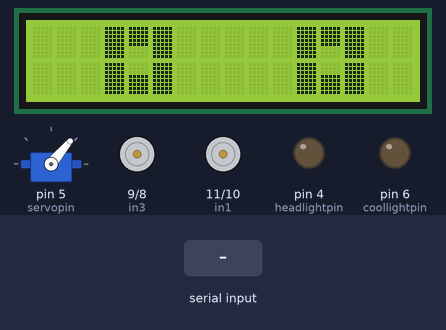
A sketch run on a simulated Arduino Uno, built with avr-gcc and run on an emulated ATmega328P. Shown: 16×2 character LCD, servo, motor-driver pin pairs drawn as motors (green arrow = first pin HIGH = forward, orange = second pin HIGH = backward, longer = more drive), output pins drawn as LEDs (lit = HIGH). The inputs (shaded band) are chosen by the test bench.

Above: at 1.2 s.
1.3 s: "F\n" received over the second serial link
At 5.6 s:
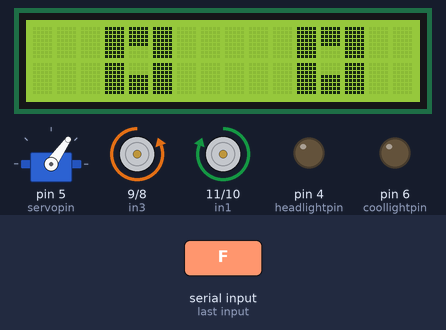
6.7 s: "B\n" received over the second serial link
At 7.9 s:
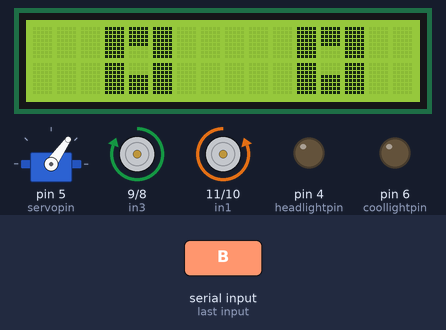
8.2 s: "R\n" received over the second serial link
At 9.5 s:
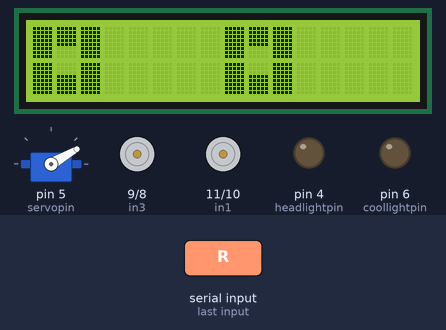
9.8 s: "L\n" received over the second serial link
At 10.8 s:
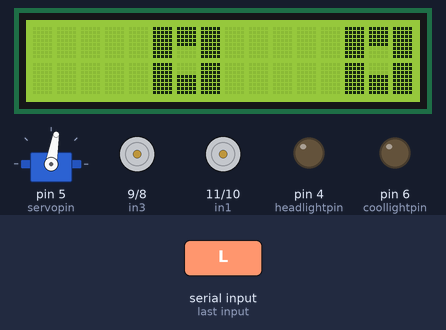
11.4 s: "G\n" received over the second serial link
At 12.0 s:
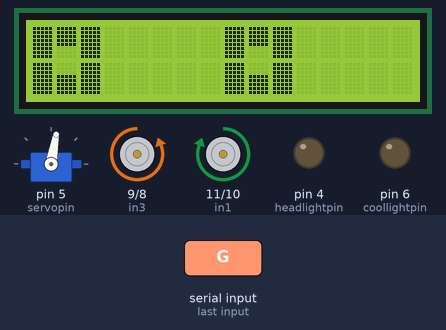
13.0 s: "H\n" received over the second serial link
At 14.4 s:
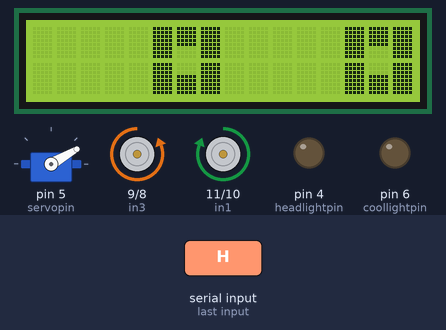
Timing chart, 0 to 15.6 s (numbered marks = the images above; inputs shaded):
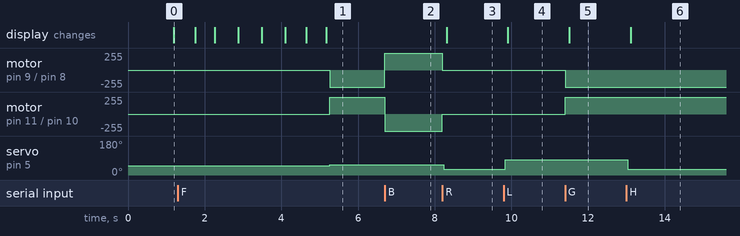

Measured:
- after the input at 1.3 s, motor on pin 9 (in3) / pin 8 (in4): stopped → backward 255/255 after 4.0 s; motor on pin 11 (in1) / pin 10 (in2): stopped → forward 255/255 after 4.0 s; servo on pin 5 (servopin): 50° → 55° after 4.0 s
- after the input at 6.7 s, motor on pin 9 (in3) / pin 8 (in4): backward 255/255 → forward 255/255 at once; motor on pin 11 (in1) / pin 10 (in2): forward 255/255 → backward 255/255 at once
- after the input at 8.2 s, motor on pin 9 (in3) / pin 8 (in4): forward 255/255 → stopped at once; motor on pin 11 (in1) / pin 10 (in2): backward 255/255 → stopped at once; servo on pin 5 (servopin): 55° → 30° at once; the display: changes after 0.11 s (image 3)
- after the input at 9.8 s, servo on pin 5 (servopin): 30° → 80° at once; the display: changes after 0.11 s (image 4)
- after the input at 11.4 s, motor on pin 9 (in3) / pin 8 (in4): stopped → backward 255/255 at once; motor on pin 11 (in1) / pin 10 (in2): stopped → forward 255/255 at once; the display: changes after 0.11 s (image 5)
- after the input at 13.0 s, servo on pin 5 (servopin): 80° → 30° at once; the display: changes after 0.11 s (image 6)

The sketch:

main_code_trail1.ino
```cpp
#include <Wire.h>
#include <Servo.h>
#include <SoftwareSerial.h>
#include <LiquidCrystal_I2C.h>

// set the LCD address to 0x27 for a 16 chars and 2 line display
LiquidCrystal_I2C lcd(0x27, 16, 2);
// create the software bluetooth thing
SoftwareSerial bluetoothSerial(2, 3);  // 2=Rx , 3=Tx of arduino
// variable for the custon eye
byte eye1[] = {B11111, B11111, B11111, B11111, B11111, B11111, B11111, B11111};
byte eye2[] = {B11111, B11111, B11111, B11111, B11111, B00000, B00000, B00000};
byte eye3[] = {B11111, B11111, B11111, B11111, B11111, B11111, B11111, B11111};
byte eye4[] = {B11111, B11111, B11111, B11111, B11111, B11111, B11111, B11111};
byte eye5[] = {B00000, B00000, B00000, B11111, B11111, B11111, B11111, B11111};
byte eye6[] = {B11111, B11111, B11111, B11111, B11111, B11111, B11111, B11111};

// motor control pins
int in1 = 11;
int in2 = 10;
int in3 = 9;
int in4 = 8;
String dir = "";
String predir = "";
char incomingChar;

//headlight pin
int headlightpin = 4;

//coollights pin
int coollightpin = 6;

// steering contorller servo
int servopin = 5;
Servo steerservo;

void showeye(int dt, int i = 1) {
  lcd.clear();
  lcd.createChar(1, eye1);
  lcd.setCursor(i + 2, 0);
  lcd.write(1);
  lcd.createChar(2, eye2);
  lcd.setCursor(i + 3, 0);
  lcd.write(2);
  lcd.createChar(3, eye3);
  lcd.setCursor(i + 4, 0);
  lcd.write(3);
  lcd.createChar(4, eye4);
  lcd.setCursor(i + 2, 1);
  lcd.write(4);
  lcd.createChar(5, eye5);
  lcd.setCursor(i + 3, 1);
  lcd.write(5);
  lcd.createChar(6, eye6);
  lcd.setCursor(i + 4, 1);
  lcd.write(6);

  lcd.createChar(1, eye1);
  lcd.setCursor(i + 10, 0);
  lcd.write(1);
  lcd.createChar(2, eye2);
  lcd.setCursor(i + 11, 0);
  lcd.write(2);
  lcd.createChar(3, eye3);
  lcd.setCursor(i + 12, 0);
  lcd.write(3);
  lcd.createChar(4, eye4);
  lcd.setCursor(i + 10, 1);
  lcd.write(4);
  lcd.createChar(5, eye5);
  lcd.setCursor(i + 11, 1);
  lcd.write(5);
  lcd.createChar(6, eye6);
  lcd.setCursor(i + 12, 1);
  lcd.write(6);

  delay(dt);
}
void eyeblink(int dt = 400) {
  lcd.clear();

  lcd.createChar(4, eye5);
  lcd.setCursor(3, 1);
  lcd.write(4);
  lcd.createChar(5, eye5);
  lcd.setCursor(4, 1);
  lcd.write(5);
  lcd.createChar(6, eye5);
  lcd.setCursor(5, 1);
  lcd.write(6);

  lcd.createChar(4, eye5);
  lcd.setCursor(11, 1);
  lcd.write(4);
  lcd.createChar(5, eye5);
  lcd.setCursor(12, 1);
  lcd.write(5);
  lcd.createChar(6, eye5);
  lcd.setCursor(13, 1);
  lcd.write(6);

  delay(dt);
}
void setup() {
  //initiallize the LCD and show the welcome thing
  lcd.init();
  lcd.backlight();

  //initialize the serial monitors
  bluetoothSerial.begin(9600);
  Serial.begin(9600);

  //initialize headlight pins
  pinMode(headlightpin, OUTPUT);

  //initialize cooollight pins
  pinMode(coollightpin, OUTPUT);

  //initiallize motor driver pins
  pinMode(in1, OUTPUT);
  pinMode(in2, OUTPUT);
  pinMode(in3, OUTPUT);
  pinMode(in4, OUTPUT);
  //initiallize the servo
  steerservo.attach(servopin);
  steerservo.write(50);
}
int start = 1;

void loop() {
  if (start == 1) {
    lcd.clear();
    lcd.setCursor(2, 0);
    lcd.print("LETSSS GOOO!");
    delay(1000);
    showeye(500);
    eyeblink();
    showeye(500);
    showeye(500, 3);
    showeye(500, -2);
    showeye(500);
    eyeblink();
    showeye(100);
  }
  start = 0;
  while (bluetoothSerial.available()) {
    incomingChar = bluetoothSerial.read();
    if (incomingChar == '\n') {
      dir.trim();
      if (predir == dir) {
        continue;
      } else if (dir == "F") { //go forward
        digitalWrite(in1, HIGH);
        digitalWrite(in2, LOW);
        digitalWrite(in3, LOW );
        digitalWrite(in4, HIGH);
        steerservo.write(55);
      } else if (dir == "B") { //go backward
        digitalWrite(in1, LOW);
        digitalWrite(in2, HIGH);
        digitalWrite(in3, HIGH);
        digitalWrite(in4, LOW);
        steerservo.write(55);
      } else if (dir == "S") { //stop Car
        digitalWrite(in1, LOW);
        digitalWrite(in2, LOW);
        digitalWrite(in3, LOW);
        digitalWrite(in4, LOW);
        steerservo.write(55);
        showeye(0);
      } else if (dir == "R") { //turn right
        steerservo.write(30);
        digitalWrite(in1, LOW);
        digitalWrite(in2, LOW);
        digitalWrite(in3, LOW);
        digitalWrite(in4, LOW);
        showeye(0, -2);
      } else if (dir == "L") { //turn left
        steerservo.write(80);
        digitalWrite(in1, LOW);
        digitalWrite(in2, LOW);
        digitalWrite(in3, LOW);
        digitalWrite(in4, LOW);
        showeye(0, 3);
      }

      else if (dir == "G") { //forward right
        digitalWrite(in1, HIGH);
        digitalWrite(in2, LOW);
        digitalWrite(in3, LOW );
        digitalWrite(in4, HIGH);
        steerservo.write(80);
        showeye(0, -2);
      } else if (dir == "H") { //forward left
        digitalWrite(in1, HIGH);
        digitalWrite(in2, LOW);
        digitalWrite(in3, LOW );
        digitalWrite(in4, HIGH);
        steerservo.write(30);
        showeye(0, 3);
      } else if (dir == "I") { //backward right
        digitalWrite(in1, LOW);
        digitalWrite(in2, HIGH);
        digitalWrite(in3, HIGH);
        digitalWrite(in4, LOW);
        steerservo.write(80);
        showeye(0, 3);
      } else if (dir == "J") { //backward left
        digitalWrite(in1, LOW);
        digitalWrite(in2, HIGH);
        digitalWrite(in3, HIGH);
        digitalWrite(in4, LOW);
        steerservo.write(30);
        showeye(0, -2);
      }

      else if (dir == "U") { //on headlight
        digitalWrite(headlightpin, HIGH);
      } else if (dir == "u") { //off headligh
        digitalWrite(headlightpin, LOW);
      }else if (dir == "Z") { //on cool lights
        digitalWrite(coollightpin, HIGH);
      } else if (dir == "z") { //off cool lights
        digitalWrite(coollightpin, LOW);
      }
      predir = dir;
      dir = "";  // Clear after processing
    } else {
      dir += incomingChar;
    }
  }
}
```
